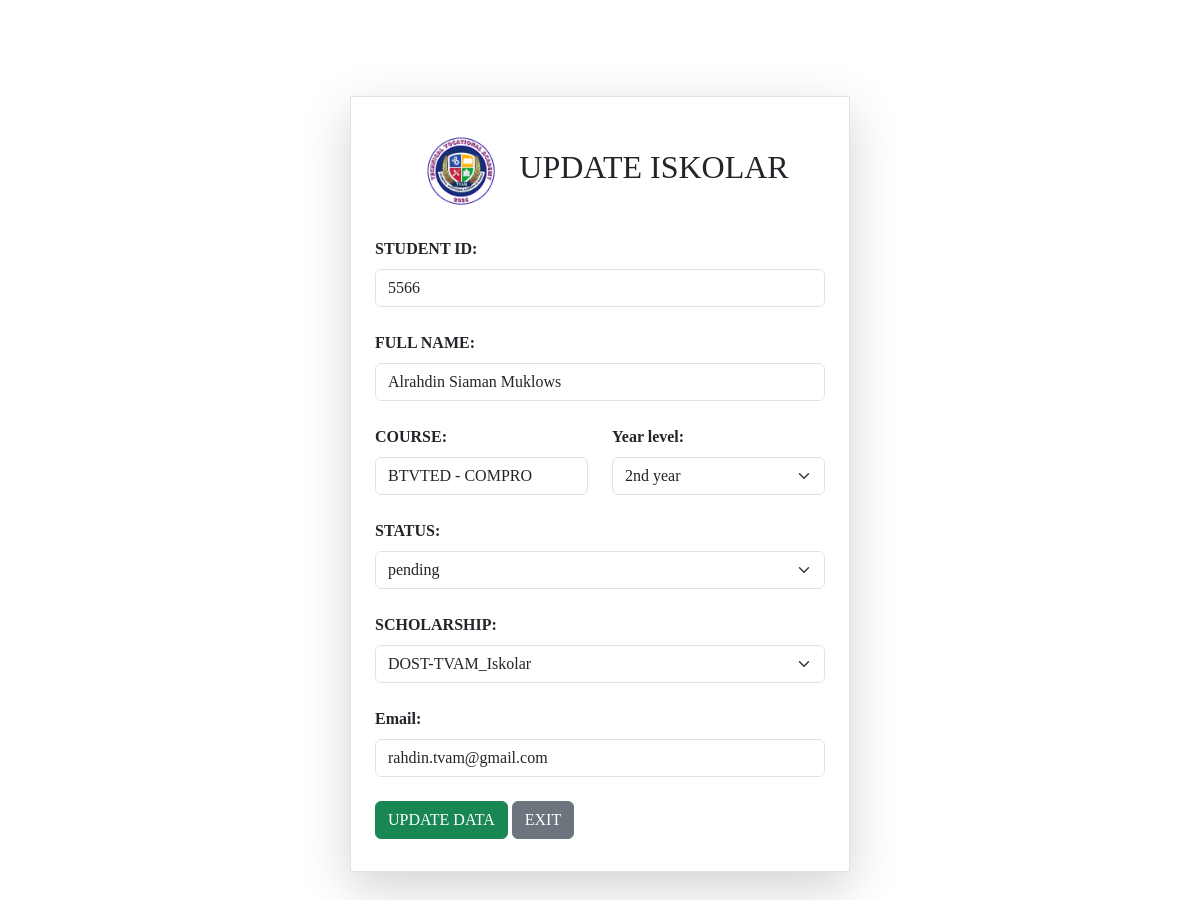
The page /admin/scholars/edit.php?id=6 (signed in) on the database its author committed.
### tables this page shows
CREATE TABLE `scholars` (
  `id` int(11) NOT NULL,
  `student_id` varchar(100) NOT NULL,
  `fullname` varchar(100) NOT NULL,
  `course` varchar(100) NOT NULL,
  `year_level` varchar(50) NOT NULL,
  `scholarship_type` varchar(100) NOT NULL,
  `status` enum('active','inactive','pending') NOT NULL DEFAULT 'pending',
  `created_at` timestamp NOT NULL DEFAULT current_timestamp(),
  `email` varchar(100) NOT NULL
);

### admin/scholars/edit.php (the view, shortened to what this page needs)
<?php
require_once "../../includes/functions.php";
$id = $_GET['id'] ?? 0;
$stmt = mysqli_prepare($conn, "SELECT * FROM scholars where id = ?");
if ($stmt) {
    mysqli_stmt_bind_param($stmt, "i", $id);
    mysqli_stmt_execute($stmt);
    $result = mysqli_stmt_get_result($stmt);
    $scholar = mysqli_fetch_assoc($result);
}
?>
<!DOCTYPE html>
<html lang="en">
<head>
    <link href="https://cdn.jsdelivr.net/npm/bootstrap@5.3.3/dist/css/bootstrap.min.css" rel="stylesheet">
    <link rel="stylesheet" href="/TVAM_SCHOLARSHIP/assets/css/style.css">
    <link rel="stylesheet" href="/TVAM_SCHOLARSHIP/assets/css/admin.css">
</head>
<main class="container-fluid min-vh-100 d-flex align-items-center justify-content-center p-5 mt-5">
    <form action="edit.php?id=<?php echo $id; ?>" method="POST" class="d-flex flex-column gap-3 border w-100 p-4 shadow-lg" style="max-width: 500px;">
            <div class="d-flex flex-column flex-sm-row align-items-center justify-content-center text-align-center gap-2">
                <img src="../../assets/images/tvamlogo_web.png" alt="TVAM LOGO" class="img img-fluid"style="width: 100px;">
                <h2>UPDATE ISKOLAR</h2>
            </div>
            <div class="mb-2">
                <label for="student_id" class="form-label fw-bold">STUDENT ID: </label>
                <input type="text" name="student_id" placeholder="TVAM-XXXX" class="form-control" value="<?php echo htmlspecialchars($scholar['student_id']); ?>">
            </div>
            <div class="mb-2">
                <label for="fullname" class="form-label fw-bold">FULL NAME: </label>
                <input type="text" name="fullname" placeholder="TVAM-XXXX" class="form-control" value="<?php echo htmlspecialchars($scholar['fullname']); ?>">
            </div>
            <div class="row mb-2">
                <div class="col">
                    <label for="course" class="form-label fw-bold">COURSE: </label>
                    <input type="text" name="course" placeholder="Course" class="form-control" value="<?php echo htmlspecialchars($scholar['course']); ?>">
                </div>
                <div class="col">
                    <label for="year_level" class="form-label fw-bold">Year level: </label>
                    <select name="year_level" id="year_level" class="form-select">
                        <option value="<?php echo htmlspecialchars($scholar['year_level']);?>"> <?php echo htmlspecialchars($scholar['year_level']); ?></option>
                    </select>
                </div>
            </div>
            <div class="mb-2">
                <label for="status" class="form-label fw-bold">STATUS: </label>
                <select name="status" id="status" class="form-select">
                    <option value="<?php echo htmlspecialchars($scholar['status']);?>"> <?php echo htmlspecialchars($scholar['status']); ?></option>
                </select>
            </div>
            <div class="mb-2">
                <label for="scholarship_type" class="form-label fw-bold">SCHOLARSHIP: </label>
                <select name="scholarship_type" id="scholarship" class="form-select">
                    <option value="<?php echo htmlspecialchars($scholar['scholarship_type']);?>"> <?php echo htmlspecialchars($scholar['scholarship_type']); ?></option>
                </select>
            </div>
            <div class="mb-2">
                <label for="email" class="form-label fw-bold">Email: </label>
                <input type="text" name="email" placeholder="pedro.tvam@gmail.com" class="form-control" value="<?php echo htmlspecialchars($scholar['email']); ?>">
            </div>
            <div class="mb-2">
                <button type="submit" name="update" class="btn btn-success">UPDATE DATA</button>
                <a href="index.php" class="btn btn-secondary">EXIT</a>
            </div>
    </form>
</main>

### assets/css/style.css (style rules this page uses)
* { padding: 0; margin: 0; box-sizing: border-box; font-family:'Times New Roman', Times, serif; }

### rows shown on the page
scholars: student_id "5566", fullname "Alrahdin Siaman Muklows", course "BTVTED - COMPRO", year_level "2nd year", status "pending", scholarship_type "DOST-TVAM_Iskolar", email "rahdin.tvam@gmail.com"
